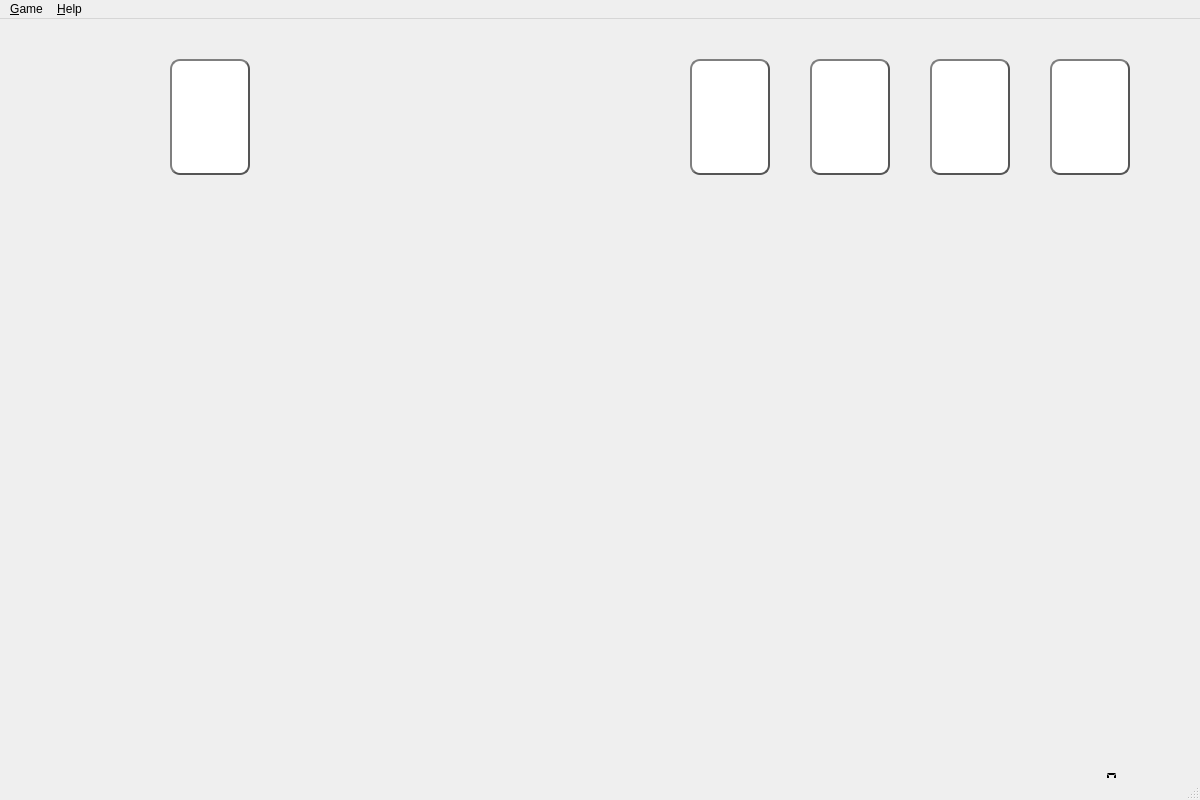
<?xml version="1.0" encoding="UTF-8"?>
<ui version="4.0">
 <class>MainWindow</class>
 <widget class="QMainWindow" name="MainWindow">
  <property name="geometry">
   <rect>
    <x>0</x>
    <y>0</y>
    <width>1200</width>
    <height>800</height>
   </rect>
  </property>
  <property name="minimumSize">
   <size>
    <width>1200</width>
    <height>800</height>
   </size>
  </property>
  <property name="maximumSize">
   <size>
    <width>1200</width>
    <height>800</height>
   </size>
  </property>
  <property name="windowTitle">
   <string>Solitaire Classic</string>
  </property>
  <property name="windowIcon">
   <iconset>
    <normaloff>cards/bg.png</normaloff>cards/bg.png</iconset>
  </property>
  <property name="styleSheet">
   <string notr="true"/>
  </property>
  <widget class="QWidget" name="centralwidget">
   <property name="styleSheet">
    <string notr="true">border-image: url('cards/bg.png');</string>
   </property>
   <widget class="QWidget" name="horizontalLayoutWidget">
    <property name="geometry">
     <rect>
      <x>0</x>
      <y>0</y>
      <width>1201</width>
      <height>761</height>
     </rect>
    </property>
    <layout class="QHBoxLayout" name="stock_layout"/>
   </widget>
   <widget class="QLabel" name="stock_frame">
    <property name="enabled">
     <bool>true</bool>
    </property>
    <property name="geometry">
     <rect>
      <x>170</x>
      <y>40</y>
      <width>80</width>
      <height>116</height>
     </rect>
    </property>
    <property name="sizePolicy">
     <sizepolicy hsizetype="Fixed" vsizetype="Fixed">
      <horstretch>101</horstretch>
      <verstretch>151</verstretch>
     </sizepolicy>
    </property>
    <property name="minimumSize">
     <size>
      <width>80</width>
      <height>116</height>
     </size>
    </property>
    <property name="cursor">
     <cursorShape>ArrowCursor</cursorShape>
    </property>
    <property name="styleSheet">
     <string notr="true">QLabel {
    border: 2px solid #555;
    border-radius: 10px;
    border-style: outset;
	background: rgb(255, 255, 255);
    padding: 5px;
    }</string>
    </property>
    <property name="text">
     <string/>
    </property>
    <property name="alignment">
     <set>Qt::AlignCenter</set>
    </property>
   </widget>
   <widget class="QLabel" name="stock_frame1">
    <property name="enabled">
     <bool>true</bool>
    </property>
    <property name="geometry">
     <rect>
      <x>690</x>
      <y>40</y>
      <width>80</width>
      <height>116</height>
     </rect>
    </property>
    <property name="sizePolicy">
     <sizepolicy hsizetype="Fixed" vsizetype="Fixed">
      <horstretch>101</horstretch>
      <verstretch>151</verstretch>
     </sizepolicy>
    </property>
    <property name="minimumSize">
     <size>
      <width>80</width>
      <height>116</height>
     </size>
    </property>
    <property name="cursor">
     <cursorShape>ArrowCursor</cursorShape>
    </property>
    <property name="styleSheet">
     <string notr="true">QLabel {
    border: 2px solid #555;
    border-radius: 10px;
    border-style: outset;
	background: rgb(255, 255, 255);
    padding: 5px;
    }</string>
    </property>
    <property name="text">
     <string/>
    </property>
    <property name="alignment">
     <set>Qt::AlignCenter</set>
    </property>
   </widget>
   <widget class="QLabel" name="stock_frame2">
    <property name="enabled">
     <bool>true</bool>
    </property>
    <property name="geometry">
     <rect>
      <x>810</x>
      <y>40</y>
      <width>80</width>
      <height>116</height>
     </rect>
    </property>
    <property name="sizePolicy">
     <sizepolicy hsizetype="Fixed" vsizetype="Fixed">
      <horstretch>101</horstretch>
      <verstretch>151</verstretch>
     </sizepolicy>
    </property>
    <property name="minimumSize">
     <size>
      <width>80</width>
      <height>116</height>
     </size>
    </property>
    <property name="cursor">
     <cursorShape>ArrowCursor</cursorShape>
    </property>
    <property name="styleSheet">
     <string notr="true">QLabel {
    border: 2px solid #555;
    border-radius: 10px;
    border-style: outset;
	background: rgb(255, 255, 255);
    padding: 5px;
    }</string>
    </property>
    <property name="text">
     <string/>
    </property>
    <property name="alignment">
     <set>Qt::AlignCenter</set>
    </property>
   </widget>
   <widget class="QLabel" name="stock_frame3">
    <property name="enabled">
     <bool>true</bool>
    </property>
    <property name="geometry">
     <rect>
      <x>930</x>
      <y>40</y>
      <width>80</width>
      <height>116</height>
     </rect>
    </property>
    <property name="sizePolicy">
     <sizepolicy hsizetype="Fixed" vsizetype="Fixed">
      <horstretch>101</horstretch>
      <verstretch>151</verstretch>
     </sizepolicy>
    </property>
    <property name="minimumSize">
     <size>
      <width>80</width>
      <height>116</height>
     </size>
    </property>
    <property name="cursor">
     <cursorShape>ArrowCursor</cursorShape>
    </property>
    <property name="styleSheet">
     <string notr="true">QLabel {
    border: 2px solid #555;
    border-radius: 10px;
    border-style: outset;
	background: rgb(255, 255, 255);
    padding: 5px;
    }</string>
    </property>
    <property name="text">
     <string/>
    </property>
    <property name="alignment">
     <set>Qt::AlignCenter</set>
    </property>
   </widget>
   <widget class="QLabel" name="stock_frame4">
    <property name="enabled">
     <bool>true</bool>
    </property>
    <property name="geometry">
     <rect>
      <x>1050</x>
      <y>40</y>
      <width>80</width>
      <height>116</height>
     </rect>
    </property>
    <property name="sizePolicy">
     <sizepolicy hsizetype="Fixed" vsizetype="Fixed">
      <horstretch>101</horstretch>
      <verstretch>151</verstretch>
     </sizepolicy>
    </property>
    <property name="minimumSize">
     <size>
      <width>80</width>
      <height>116</height>
     </size>
    </property>
    <property name="cursor">
     <cursorShape>ArrowCursor</cursorShape>
    </property>
    <property name="styleSheet">
     <string notr="true">QLabel {
    border: 2px solid #555;
    border-radius: 10px;
    border-style: outset;
	background: rgb(255, 255, 255);
    padding: 5px;
    }</string>
    </property>
    <property name="text">
     <string/>
    </property>
    <property name="alignment">
     <set>Qt::AlignCenter</set>
    </property>
   </widget>
   <widget class="QLCDNumber" name="lcdNumber">
    <property name="geometry">
     <rect>
      <x>950</x>
      <y>752</y>
      <width>241</width>
      <height>25</height>
     </rect>
    </property>
    <property name="minimumSize">
     <size>
      <width>140</width>
      <height>18</height>
     </size>
    </property>
    <property name="font">
     <font>
      <family>Arial</family>
      <pointsize>8</pointsize>
     </font>
    </property>
    <property name="styleSheet">
     <string notr="true">border-image: #555;</string>
    </property>
    <property name="frameShape">
     <enum>QFrame::Box</enum>
    </property>
    <property name="frameShadow">
     <enum>QFrame::Plain</enum>
    </property>
    <property name="lineWidth">
     <number>0</number>
    </property>
    <property name="midLineWidth">
     <number>0</number>
    </property>
    <property name="smallDecimalPoint">
     <bool>false</bool>
    </property>
    <property name="digitCount">
     <number>8</number>
    </property>
    <property name="mode">
     <enum>QLCDNumber::Dec</enum>
    </property>
    <property name="segmentStyle">
     <enum>QLCDNumber::Flat</enum>
    </property>
    <property name="intValue" stdset="0">
     <number>0</number>
    </property>
   </widget>
   <zorder>stock_frame1</zorder>
   <zorder>stock_frame4</zorder>
   <zorder>stock_frame3</zorder>
   <zorder>stock_frame2</zorder>
   <zorder>stock_frame</zorder>
   <zorder>horizontalLayoutWidget</zorder>
   <zorder>lcdNumber</zorder>
  </widget>
  <widget class="QMenuBar" name="menubar">
   <property name="geometry">
    <rect>
     <x>0</x>
     <y>0</y>
     <width>1200</width>
     <height>21</height>
    </rect>
   </property>
   <widget class="QMenu" name="menuGame">
    <property name="title">
     <string>&amp;Game</string>
    </property>
    <addaction name="actionRestart"/>
    <addaction name="actionQuit"/>
   </widget>
   <widget class="QMenu" name="menuHelp">
    <property name="title">
     <string>&amp;Help</string>
    </property>
    <addaction name="actionRules"/>
   </widget>
   <addaction name="menuGame"/>
   <addaction name="menuHelp"/>
  </widget>
  <widget class="QStatusBar" name="statusbar"/>
  <action name="actionQuit">
   <property name="text">
    <string>Quit</string>
   </property>
   <property name="shortcut">
    <string>Ctrl+Q</string>
   </property>
  </action>
  <action name="actionRestart">
   <property name="text">
    <string>Restart</string>
   </property>
   <property name="shortcut">
    <string>Ctrl+R</string>
   </property>
  </action>
  <action name="actionRules">
   <property name="text">
    <string>Rules</string>
   </property>
   <property name="shortcut">
    <string>Ctrl+H</string>
   </property>
  </action>
 </widget>
 <resources/>
 <connections/>
</ui>
